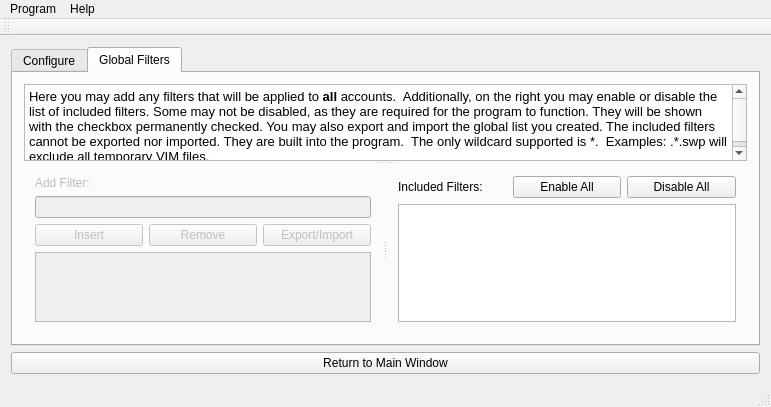
<?xml version="1.0" encoding="UTF-8"?>
<ui version="4.0">
 <class>SyncWindow</class>
 <widget class="QMainWindow" name="SyncWindow">
  <property name="geometry">
   <rect>
    <x>0</x>
    <y>0</y>
    <width>771</width>
    <height>407</height>
   </rect>
  </property>
  <property name="windowTitle">
   <string>SyncWindow</string>
  </property>
  <widget class="QWidget" name="centralWidget">
   <layout class="QGridLayout" name="gridLayout_8">
    <item row="1" column="1">
     <widget class="QStackedWidget" name="stackedWidget">
      <property name="lineWidth">
       <number>0</number>
      </property>
      <property name="currentIndex">
       <number>3</number>
      </property>
      <widget class="QWidget" name="page">
       <layout class="QGridLayout" name="gridLayout_2">
        <item row="7" column="0" colspan="3">
         <widget class="QTextBrowser" name="textBrowser"/>
        </item>
        <item row="4" column="0" colspan="3">
         <widget class="QLabel" name="status">
          <property name="text">
           <string/>
          </property>
         </widget>
        </item>
        <item row="5" column="0">
         <widget class="QLabel" name="label">
          <property name="text">
           <string>File Progress:</string>
          </property>
          <property name="alignment">
           <set>Qt::AlignRight|Qt::AlignTrailing|Qt::AlignVCenter</set>
          </property>
         </widget>
        </item>
        <item row="6" column="1" colspan="2">
         <widget class="QProgressBar" name="progressTotal">
          <property name="value">
           <number>0</number>
          </property>
          <property name="textVisible">
           <bool>true</bool>
          </property>
         </widget>
        </item>
        <item row="6" column="0">
         <widget class="QLabel" name="label_3">
          <property name="text">
           <string>Total Progress:</string>
          </property>
          <property name="alignment">
           <set>Qt::AlignRight|Qt::AlignTrailing|Qt::AlignVCenter</set>
          </property>
         </widget>
        </item>
        <item row="0" column="0" rowspan="2">
         <widget class="QLabel" name="labelImage">
          <property name="text">
           <string/>
          </property>
          <property name="pixmap">
           <pixmap resource="owncloud_sync.qrc">:/images/owncloud.png</pixmap>
          </property>
         </widget>
        </item>
        <item row="5" column="1" colspan="2">
         <widget class="QProgressBar" name="progressFile">
          <property name="value">
           <number>0</number>
          </property>
         </widget>
        </item>
        <item row="0" column="1">
         <widget class="QTableWidget" name="tableAccounts">
          <property name="statusTip">
           <string/>
          </property>
          <column>
           <property name="text">
            <string>Name</string>
           </property>
          </column>
          <column>
           <property name="text">
            <string>Enabled</string>
           </property>
          </column>
          <column>
           <property name="text">
            <string>Last Sync</string>
           </property>
          </column>
         </widget>
        </item>
        <item row="8" column="0" colspan="3">
         <widget class="QFrame" name="frame_5">
          <property name="frameShape">
           <enum>QFrame::NoFrame</enum>
          </property>
          <property name="frameShadow">
           <enum>QFrame::Plain</enum>
          </property>
          <layout class="QHBoxLayout" name="horizontalLayout_4">
           <property name="margin">
            <number>0</number>
           </property>
           <item>
            <widget class="QPushButton" name="buttonResume">
             <property name="enabled">
              <bool>false</bool>
             </property>
             <property name="text">
              <string/>
             </property>
             <property name="icon">
              <iconset resource="owncloud_sync.qrc">
               <normaloff>:/images/play-big.png</normaloff>:/images/play-big.png</iconset>
             </property>
            </widget>
           </item>
           <item>
            <widget class="QPushButton" name="buttonPause">
             <property name="enabled">
              <bool>true</bool>
             </property>
             <property name="text">
              <string/>
             </property>
             <property name="icon">
              <iconset resource="owncloud_sync.qrc">
               <normaloff>:/images/pause-big.png</normaloff>:/images/pause-big.png</iconset>
             </property>
            </widget>
           </item>
           <item>
            <widget class="QPushButton" name="pushButton">
             <property name="text">
              <string>Clear Log</string>
             </property>
            </widget>
           </item>
           <item>
            <widget class="QPushButton" name="pushButton_2">
             <property name="text">
              <string>Save and Clear Log</string>
             </property>
            </widget>
           </item>
           <item>
            <widget class="QPushButton" name="buttonNewAccount">
             <property name="text">
              <string>New Account</string>
             </property>
            </widget>
           </item>
           <item>
            <widget class="QPushButton" name="conflict">
             <property name="enabled">
              <bool>false</bool>
             </property>
             <property name="text">
              <string>Resolve Conflicts</string>
             </property>
            </widget>
           </item>
          </layout>
         </widget>
        </item>
       </layout>
      </widget>
      <widget class="QWidget" name="page_2">
       <layout class="QGridLayout" name="gridLayout_3">
        <item row="3" column="0">
         <widget class="QDialogButtonBox" name="buttonBox">
          <property name="standardButtons">
           <set>QDialogButtonBox::Cancel|QDialogButtonBox::Ok</set>
          </property>
         </widget>
        </item>
        <item row="2" column="0">
         <widget class="QTableWidget" name="tableConflict">
          <property name="columnCount">
           <number>5</number>
          </property>
          <column>
           <property name="text">
            <string>New Column</string>
           </property>
          </column>
          <column>
           <property name="text">
            <string>Name</string>
           </property>
          </column>
          <column>
           <property name="text">
            <string>Account</string>
           </property>
          </column>
          <column>
           <property name="text">
            <string>Local Modified</string>
           </property>
          </column>
          <column>
           <property name="text">
            <string>Which to keep?</string>
           </property>
          </column>
         </widget>
        </item>
        <item row="1" column="0">
         <widget class="QLabel" name="label_9">
          <property name="text">
           <string>Select the one files that should be used, either the server version or local version:</string>
          </property>
         </widget>
        </item>
        <item row="0" column="0">
         <widget class="QLabel" name="label_13">
          <property name="font">
           <font>
            <pointsize>19</pointsize>
            <weight>75</weight>
            <italic>false</italic>
            <bold>true</bold>
            <underline>false</underline>
           </font>
          </property>
          <property name="text">
           <string>CONFLICT RESOLUTION</string>
          </property>
          <property name="alignment">
           <set>Qt::AlignCenter</set>
          </property>
         </widget>
        </item>
       </layout>
      </widget>
      <widget class="QWidget" name="page_3">
       <layout class="QGridLayout" name="gridLayout_4">
        <property name="margin">
         <number>0</number>
        </property>
        <item row="0" column="0">
         <widget class="QSplitter" name="splitter">
          <property name="orientation">
           <enum>Qt::Horizontal</enum>
          </property>
          <widget class="QFrame" name="frame">
           <property name="minimumSize">
            <size>
             <width>400</width>
             <height>0</height>
            </size>
           </property>
           <property name="frameShape">
            <enum>QFrame::NoFrame</enum>
           </property>
           <property name="frameShadow">
            <enum>QFrame::Plain</enum>
           </property>
           <property name="lineWidth">
            <number>0</number>
           </property>
           <layout class="QGridLayout" name="gridLayout_6">
            <item row="0" column="0">
             <widget class="QLabel" name="labelImage_2">
              <property name="text">
               <string/>
              </property>
              <property name="pixmap">
               <pixmap resource="owncloud_sync.qrc">:/images/owncloud.png</pixmap>
              </property>
             </widget>
            </item>
            <item row="0" column="1">
             <widget class="QTextBrowser" name="textBrowser_2">
              <property name="html">
               <string>&lt;!DOCTYPE HTML PUBLIC &quot;-//W3C//DTD HTML 4.0//EN&quot; &quot;http://www.w3.org/TR/REC-html40/strict.dtd&quot;&gt;
&lt;html&gt;&lt;head&gt;&lt;meta name=&quot;qrichtext&quot; content=&quot;1&quot; /&gt;&lt;style type=&quot;text/css&quot;&gt;
p, li { white-space: pre-wrap; }
&lt;/style&gt;&lt;/head&gt;&lt;body style=&quot; font-family:'Sans Serif'; font-size:10pt; font-weight:400; font-style:normal;&quot;&gt;
&lt;p style=&quot; margin-top:0px; margin-bottom:0px; margin-left:0px; margin-right:0px; -qt-block-indent:0; text-indent:0px;&quot;&gt;Enter your account details below. Leave off the /files/webdav.php on all remote references.&lt;/p&gt;
&lt;p style=&quot; margin-top:0px; margin-bottom:0px; margin-left:0px; margin-right:0px; -qt-block-indent:0; text-indent:0px;&quot;&gt;&lt;span style=&quot; font-size:11pt; font-weight:600;&quot;&gt;No spaces on the account name!!&lt;/span&gt;&lt;/p&gt;
&lt;p style=&quot; margin-top:0px; margin-bottom:0px; margin-left:0px; margin-right:0px; -qt-block-indent:0; text-indent:0px;&quot;&gt;Enter any filters for files that you want to exclude. Only wildcard supported is *&lt;/p&gt;
&lt;p style=&quot; margin-top:0px; margin-bottom:0px; margin-left:0px; margin-right:0px; -qt-block-indent:0; text-indent:0px;&quot;&gt;To delete account enable the button from the pop up menu. Then click the delete account button.&lt;/p&gt;&lt;/body&gt;&lt;/html&gt;</string>
              </property>
             </widget>
            </item>
            <item row="1" column="0">
             <widget class="QLabel" name="label_10">
              <property name="text">
               <string>Account Name: </string>
              </property>
             </widget>
            </item>
            <item row="1" column="1">
             <widget class="QLineEdit" name="lineName">
              <property name="statusTip">
               <string/>
              </property>
             </widget>
            </item>
            <item row="2" column="0">
             <widget class="QLabel" name="labelHostname">
              <property name="text">
               <string>Hostname: </string>
              </property>
             </widget>
            </item>
            <item row="2" column="1">
             <widget class="QFrame" name="frame_6">
              <property name="frameShape">
               <enum>QFrame::NoFrame</enum>
              </property>
              <property name="frameShadow">
               <enum>QFrame::Plain</enum>
              </property>
              <layout class="QHBoxLayout" name="horizontalLayout_5">
               <property name="margin">
                <number>0</number>
               </property>
               <item>
                <widget class="QLabel" name="labelHttp">
                 <property name="text">
                  <string>http://</string>
                 </property>
                </widget>
               </item>
               <item>
                <widget class="QLineEdit" name="lineHost">
                 <property name="text">
                  <string/>
                 </property>
                </widget>
               </item>
               <item>
                <widget class="QCheckBox" name="checkBoxHostnameEncryption">
                 <property name="text">
                  <string>Encrypted</string>
                 </property>
                </widget>
               </item>
              </layout>
             </widget>
            </item>
            <item row="3" column="0">
             <widget class="QLabel" name="label_2">
              <property name="text">
               <string>Username: </string>
              </property>
             </widget>
            </item>
            <item row="3" column="1">
             <widget class="QLineEdit" name="lineUser">
              <property name="echoMode">
               <enum>QLineEdit::Normal</enum>
              </property>
             </widget>
            </item>
            <item row="4" column="0">
             <widget class="QLabel" name="label_5">
              <property name="text">
               <string>Password: </string>
              </property>
             </widget>
            </item>
            <item row="4" column="1">
             <widget class="QLineEdit" name="linePassword">
              <property name="echoMode">
               <enum>QLineEdit::PasswordEchoOnEdit</enum>
              </property>
             </widget>
            </item>
            <item row="5" column="0">
             <widget class="QLabel" name="label_11">
              <property name="text">
               <string>Remote Directory: </string>
              </property>
             </widget>
            </item>
            <item row="5" column="1">
             <widget class="QFrame" name="frame_2">
              <property name="frameShape">
               <enum>QFrame::NoFrame</enum>
              </property>
              <property name="frameShadow">
               <enum>QFrame::Plain</enum>
              </property>
              <property name="lineWidth">
               <number>0</number>
              </property>
              <layout class="QHBoxLayout" name="horizontalLayout_3">
               <property name="leftMargin">
                <number>0</number>
               </property>
               <property name="topMargin">
                <number>0</number>
               </property>
               <property name="rightMargin">
                <number>0</number>
               </property>
               <item>
                <widget class="QLineEdit" name="lineRemoteDir"/>
               </item>
               <item>
                <widget class="QToolButton" name="buttonRemoteDir">
                 <property name="text">
                  <string>...</string>
                 </property>
                </widget>
               </item>
              </layout>
             </widget>
            </item>
            <item row="6" column="0">
             <widget class="QLabel" name="label_6">
              <property name="text">
               <string>Local Directory: </string>
              </property>
             </widget>
            </item>
            <item row="6" column="1">
             <widget class="QFrame" name="frame_3">
              <property name="frameShape">
               <enum>QFrame::NoFrame</enum>
              </property>
              <property name="frameShadow">
               <enum>QFrame::Plain</enum>
              </property>
              <property name="lineWidth">
               <number>0</number>
              </property>
              <layout class="QHBoxLayout" name="horizontalLayout_2">
               <property name="margin">
                <number>0</number>
               </property>
               <item>
                <widget class="QLineEdit" name="lineLocalDir"/>
               </item>
               <item>
                <widget class="QToolButton" name="buttonSyncDir">
                 <property name="text">
                  <string>...</string>
                 </property>
                </widget>
               </item>
              </layout>
             </widget>
            </item>
            <item row="7" column="0">
             <widget class="QLabel" name="label_7">
              <property name="text">
               <string>Update every: </string>
              </property>
             </widget>
            </item>
            <item row="7" column="1">
             <widget class="QFrame" name="frame_4">
              <property name="frameShape">
               <enum>QFrame::NoFrame</enum>
              </property>
              <property name="frameShadow">
               <enum>QFrame::Plain</enum>
              </property>
              <property name="lineWidth">
               <number>0</number>
              </property>
              <layout class="QHBoxLayout" name="horizontalLayout">
               <property name="spacing">
                <number>0</number>
               </property>
               <property name="leftMargin">
                <number>0</number>
               </property>
               <property name="rightMargin">
                <number>0</number>
               </property>
               <item>
                <widget class="QSpinBox" name="time">
                 <property name="value">
                  <number>15</number>
                 </property>
                </widget>
               </item>
               <item>
                <widget class="QLabel" name="label_8">
                 <property name="text">
                  <string> seconds</string>
                 </property>
                </widget>
               </item>
               <item>
                <widget class="QPushButton" name="buttonSave">
                 <property name="enabled">
                  <bool>false</bool>
                 </property>
                 <property name="text">
                  <string>Save</string>
                 </property>
                </widget>
               </item>
               <item>
                <widget class="QPushButton" name="buttonCancel">
                 <property name="text">
                  <string>Cancel</string>
                 </property>
                </widget>
               </item>
               <item>
                <widget class="QPushButton" name="buttonDeleteAccount">
                 <property name="enabled">
                  <bool>false</bool>
                 </property>
                 <property name="text">
                  <string>Delete Account</string>
                 </property>
                </widget>
               </item>
              </layout>
             </widget>
            </item>
           </layout>
           <zorder>label_10</zorder>
           <zorder>labelImage_2</zorder>
           <zorder>textBrowser_2</zorder>
           <zorder>linePassword</zorder>
           <zorder>lineName</zorder>
           <zorder>label_11</zorder>
           <zorder>label_5</zorder>
           <zorder>label_7</zorder>
           <zorder>labelHostname</zorder>
           <zorder>label_2</zorder>
           <zorder>lineUser</zorder>
           <zorder>label_6</zorder>
           <zorder>frame_4</zorder>
           <zorder>frame_2</zorder>
           <zorder>frame_3</zorder>
           <zorder>frame_6</zorder>
          </widget>
          <widget class="QFrame" name="frameFilter">
           <property name="sizePolicy">
            <sizepolicy hsizetype="MinimumExpanding" vsizetype="Preferred">
             <horstretch>0</horstretch>
             <verstretch>0</verstretch>
            </sizepolicy>
           </property>
           <property name="minimumSize">
            <size>
             <width>200</width>
             <height>0</height>
            </size>
           </property>
           <property name="maximumSize">
            <size>
             <width>200</width>
             <height>16777215</height>
            </size>
           </property>
           <property name="frameShape">
            <enum>QFrame::NoFrame</enum>
           </property>
           <property name="frameShadow">
            <enum>QFrame::Plain</enum>
           </property>
           <property name="lineWidth">
            <number>0</number>
           </property>
           <layout class="QGridLayout" name="gridLayout_5">
            <item row="3" column="0" colspan="2">
             <widget class="QListView" name="listFilterView"/>
            </item>
            <item row="2" column="1">
             <widget class="QPushButton" name="buttonFilterRemove">
              <property name="enabled">
               <bool>false</bool>
              </property>
              <property name="text">
               <string>Remove</string>
              </property>
             </widget>
            </item>
            <item row="1" column="0" colspan="2">
             <widget class="QLineEdit" name="lineFilter"/>
            </item>
            <item row="0" column="0" colspan="2">
             <widget class="QLabel" name="label_12">
              <property name="text">
               <string>Add Filter:</string>
              </property>
             </widget>
            </item>
            <item row="2" column="0">
             <widget class="QPushButton" name="buttonFilterInsert">
              <property name="enabled">
               <bool>false</bool>
              </property>
              <property name="text">
               <string>Insert</string>
              </property>
             </widget>
            </item>
           </layout>
          </widget>
         </widget>
        </item>
       </layout>
      </widget>
      <widget class="QWidget" name="page_4">
       <layout class="QGridLayout" name="gridLayout">
        <property name="margin">
         <number>0</number>
        </property>
        <item row="1" column="0">
         <widget class="QPushButton" name="buttonReturn">
          <property name="text">
           <string>Return to Main Window</string>
          </property>
          <property name="autoDefault">
           <bool>false</bool>
          </property>
          <property name="default">
           <bool>false</bool>
          </property>
          <property name="flat">
           <bool>false</bool>
          </property>
         </widget>
        </item>
        <item row="0" column="0">
         <widget class="QTabWidget" name="tabConfigurations">
          <property name="enabled">
           <bool>true</bool>
          </property>
          <property name="maximumSize">
           <size>
            <width>16777215</width>
            <height>16777215</height>
           </size>
          </property>
          <property name="currentIndex">
           <number>1</number>
          </property>
          <widget class="QWidget" name="tabConfigure">
           <property name="enabled">
            <bool>false</bool>
           </property>
           <attribute name="title">
            <string>Configure</string>
           </attribute>
           <layout class="QGridLayout" name="gridLayout_11">
            <item row="0" column="1">
             <widget class="QLineEdit" name="lineEdit"/>
            </item>
            <item row="0" column="0">
             <widget class="QLabel" name="label_15">
              <property name="text">
               <string>Save database every</string>
              </property>
             </widget>
            </item>
            <item row="0" column="2">
             <widget class="QLabel" name="label_16">
              <property name="text">
               <string>seconds.</string>
              </property>
             </widget>
            </item>
            <item row="1" column="0">
             <widget class="QLabel" name="label_17">
              <property name="text">
               <string>Save and clear log every</string>
              </property>
             </widget>
            </item>
            <item row="1" column="1">
             <widget class="QLineEdit" name="lineEdit_2"/>
            </item>
            <item row="1" column="2">
             <widget class="QLabel" name="label_18">
              <property name="text">
               <string>syncs.</string>
              </property>
             </widget>
            </item>
           </layout>
          </widget>
          <widget class="QWidget" name="tabGlobalFilters">
           <attribute name="title">
            <string>Global Filters</string>
           </attribute>
           <layout class="QGridLayout" name="gridLayout_10">
            <item row="0" column="1">
             <widget class="QSplitter" name="splitter_3">
              <property name="orientation">
               <enum>Qt::Vertical</enum>
              </property>
              <widget class="QTextBrowser" name="textBrowser_4">
               <property name="html">
                <string>&lt;!DOCTYPE HTML PUBLIC &quot;-//W3C//DTD HTML 4.0//EN&quot; &quot;http://www.w3.org/TR/REC-html40/strict.dtd&quot;&gt;
&lt;html&gt;&lt;head&gt;&lt;meta name=&quot;qrichtext&quot; content=&quot;1&quot; /&gt;&lt;style type=&quot;text/css&quot;&gt;
p, li { white-space: pre-wrap; }
&lt;/style&gt;&lt;/head&gt;&lt;body style=&quot; font-family:'Sans Serif'; font-size:10pt; font-weight:400; font-style:normal;&quot;&gt;
&lt;p style=&quot; margin-top:0px; margin-bottom:0px; margin-left:0px; margin-right:0px; -qt-block-indent:0; text-indent:0px;&quot;&gt;Here you may add any filters that will be applied to &lt;span style=&quot; font-weight:600;&quot;&gt;all&lt;/span&gt; accounts.  Additionally, on the right you may enable or disable the list of included filters. Some may not be disabled, as they are required for the program to function. They will be shown with the checkbox permanently checked. You may also export and import the global list you created. The included filters cannot be exported nor imported. They are built into the program.  The only wildcard supported is *.  Examples: .*.swp will exclude all temporary VIM files.&lt;/p&gt;&lt;/body&gt;&lt;/html&gt;</string>
               </property>
              </widget>
              <widget class="QFrame" name="frame_8">
               <property name="frameShape">
                <enum>QFrame::NoFrame</enum>
               </property>
               <property name="frameShadow">
                <enum>QFrame::Raised</enum>
               </property>
               <property name="lineWidth">
                <number>0</number>
               </property>
               <layout class="QHBoxLayout" name="horizontalLayout_6">
                <property name="margin">
                 <number>0</number>
                </property>
                <item>
                 <widget class="QSplitter" name="splitter_2">
                  <property name="orientation">
                   <enum>Qt::Horizontal</enum>
                  </property>
                  <property name="handleWidth">
                   <number>5</number>
                  </property>
                  <widget class="QFrame" name="frameFilter_2">
                   <property name="enabled">
                    <bool>false</bool>
                   </property>
                   <property name="sizePolicy">
                    <sizepolicy hsizetype="Preferred" vsizetype="Preferred">
                     <horstretch>0</horstretch>
                     <verstretch>0</verstretch>
                    </sizepolicy>
                   </property>
                   <property name="minimumSize">
                    <size>
                     <width>0</width>
                     <height>0</height>
                    </size>
                   </property>
                   <property name="maximumSize">
                    <size>
                     <width>16777215</width>
                     <height>16777215</height>
                    </size>
                   </property>
                   <property name="frameShape">
                    <enum>QFrame::NoFrame</enum>
                   </property>
                   <property name="frameShadow">
                    <enum>QFrame::Plain</enum>
                   </property>
                   <property name="lineWidth">
                    <number>0</number>
                   </property>
                   <layout class="QGridLayout" name="gridLayout_7">
                    <item row="2" column="0">
                     <widget class="QPushButton" name="buttonGlobalFilterInsert">
                      <property name="enabled">
                       <bool>false</bool>
                      </property>
                      <property name="text">
                       <string>Insert</string>
                      </property>
                     </widget>
                    </item>
                    <item row="2" column="1">
                     <widget class="QPushButton" name="buttonGlobalFilterRemove">
                      <property name="enabled">
                       <bool>false</bool>
                      </property>
                      <property name="text">
                       <string>Remove</string>
                      </property>
                     </widget>
                    </item>
                    <item row="2" column="2">
                     <widget class="QPushButton" name="pushButton_3">
                      <property name="enabled">
                       <bool>false</bool>
                      </property>
                      <property name="text">
                       <string>Export/Import</string>
                      </property>
                     </widget>
                    </item>
                    <item row="3" column="0" colspan="3">
                     <widget class="QListView" name="listGlobalFilterView"/>
                    </item>
                    <item row="1" column="0" colspan="3">
                     <widget class="QLineEdit" name="lineGlobalFilter"/>
                    </item>
                    <item row="0" column="0" colspan="3">
                     <widget class="QLabel" name="label_14">
                      <property name="text">
                       <string>Add Filter:</string>
                      </property>
                     </widget>
                    </item>
                   </layout>
                  </widget>
                  <widget class="QFrame" name="frame_7">
                   <property name="frameShape">
                    <enum>QFrame::NoFrame</enum>
                   </property>
                   <property name="frameShadow">
                    <enum>QFrame::Raised</enum>
                   </property>
                   <property name="lineWidth">
                    <number>0</number>
                   </property>
                   <layout class="QGridLayout" name="gridLayout_9">
                    <item row="1" column="0" colspan="3">
                     <widget class="QListWidget" name="listIncludedFilterView"/>
                    </item>
                    <item row="0" column="2">
                     <widget class="QPushButton" name="buttonDisableAllIncludedFilters">
                      <property name="text">
                       <string>Disable All</string>
                      </property>
                     </widget>
                    </item>
                    <item row="0" column="1">
                     <widget class="QPushButton" name="buttonEnableAllIncludedFilters">
                      <property name="text">
                       <string>Enable All</string>
                      </property>
                     </widget>
                    </item>
                    <item row="0" column="0">
                     <widget class="QLabel" name="label_4">
                      <property name="text">
                       <string>Included Filters:</string>
                      </property>
                     </widget>
                    </item>
                   </layout>
                  </widget>
                 </widget>
                </item>
               </layout>
              </widget>
             </widget>
            </item>
           </layout>
          </widget>
         </widget>
        </item>
       </layout>
      </widget>
     </widget>
    </item>
   </layout>
  </widget>
  <widget class="QMenuBar" name="menuBar">
   <property name="geometry">
    <rect>
     <x>0</x>
     <y>0</y>
     <width>771</width>
     <height>22</height>
    </rect>
   </property>
   <widget class="QMenu" name="menuProgram">
    <property name="title">
     <string>Program</string>
    </property>
    <addaction name="actionConfigure"/>
    <addaction name="action_Quit"/>
    <addaction name="actionHide_on_start"/>
    <addaction name="actionClose_Button_Hides_Window"/>
    <addaction name="actionEnable_Delete_Account"/>
    <addaction name="actionDisplay_Debug_Messages"/>
   </widget>
   <widget class="QMenu" name="menuHelp">
    <property name="title">
     <string>Help</string>
    </property>
    <addaction name="action_Help"/>
   </widget>
   <addaction name="menuProgram"/>
   <addaction name="menuHelp"/>
  </widget>
  <widget class="QToolBar" name="mainToolBar">
   <attribute name="toolBarArea">
    <enum>TopToolBarArea</enum>
   </attribute>
   <attribute name="toolBarBreak">
    <bool>false</bool>
   </attribute>
  </widget>
  <widget class="QStatusBar" name="statusBar"/>
  <action name="action_Quit">
   <property name="text">
    <string>&amp;Quit</string>
   </property>
   <property name="statusTip">
    <string/>
   </property>
  </action>
  <action name="action_Help">
   <property name="text">
    <string>&amp;Help</string>
   </property>
   <property name="statusTip">
    <string/>
   </property>
  </action>
  <action name="actionConfigure">
   <property name="icon">
    <iconset resource="owncloud_sync.qrc">
     <normaloff>:/images/owncloud.png</normaloff>:/images/owncloud.png</iconset>
   </property>
   <property name="text">
    <string>Configure</string>
   </property>
   <property name="toolTip">
    <string>Configure</string>
   </property>
   <property name="statusTip">
    <string/>
   </property>
  </action>
  <action name="actionHide_on_start">
   <property name="checkable">
    <bool>true</bool>
   </property>
   <property name="checked">
    <bool>true</bool>
   </property>
   <property name="text">
    <string>Hide on start</string>
   </property>
  </action>
  <action name="actionEnable_Delete_Account">
   <property name="text">
    <string>Enable Delete Account</string>
   </property>
  </action>
  <action name="actionClose_Button_Hides_Window">
   <property name="checkable">
    <bool>true</bool>
   </property>
   <property name="checked">
    <bool>true</bool>
   </property>
   <property name="text">
    <string>Close Button Hides Window</string>
   </property>
  </action>
  <action name="actionDisplay_Debug_Messages">
   <property name="checkable">
    <bool>true</bool>
   </property>
   <property name="text">
    <string>Display Debug Messages</string>
   </property>
  </action>
 </widget>
 <layoutdefault spacing="6" margin="11"/>
 <tabstops>
  <tabstop>lineName</tabstop>
  <tabstop>lineHost</tabstop>
  <tabstop>lineUser</tabstop>
  <tabstop>linePassword</tabstop>
  <tabstop>lineRemoteDir</tabstop>
  <tabstop>buttonRemoteDir</tabstop>
  <tabstop>lineLocalDir</tabstop>
  <tabstop>buttonSyncDir</tabstop>
  <tabstop>time</tabstop>
  <tabstop>buttonSave</tabstop>
  <tabstop>buttonCancel</tabstop>
  <tabstop>textBrowser</tabstop>
  <tabstop>tableAccounts</tabstop>
  <tabstop>tableConflict</tabstop>
  <tabstop>buttonBox</tabstop>
  <tabstop>textBrowser_2</tabstop>
 </tabstops>
 <resources>
  <include location="owncloud_sync.qrc"/>
 </resources>
 <connections/>
</ui>
